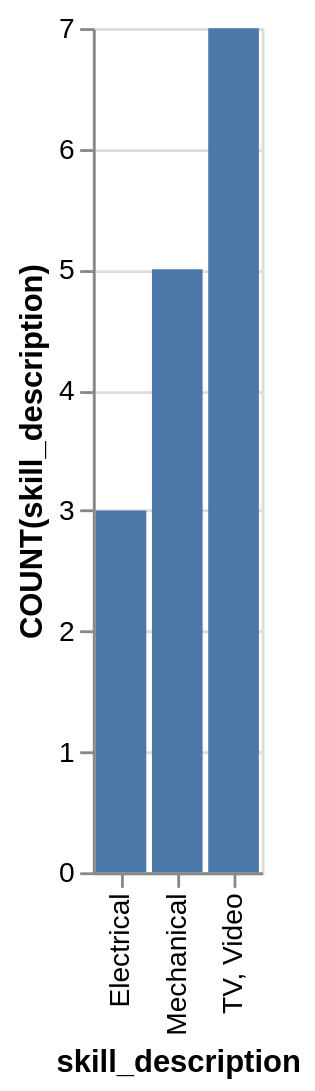

The specification (Vega-Lite) saved for this image:
### Vega-Lite specification from a JSON file in a GitHub repository (floating-point values rounded to 4 significant figures)
{"data": {"values": [{"x_data": "Electrical", "y_data": 3}, {"x_data": "Mechanical", "y_data": 5}, {"x_data": "TV, Video", "y_data": 7}]}, "mark": "bar", "encoding": {"x": {"field": "x_data", "type": "nominal", "title": "skill_description", "sort": "ascending"}, "y": {"field": "y_data", "type": "quantitative", "title": "COUNT(skill_description)"}}}
